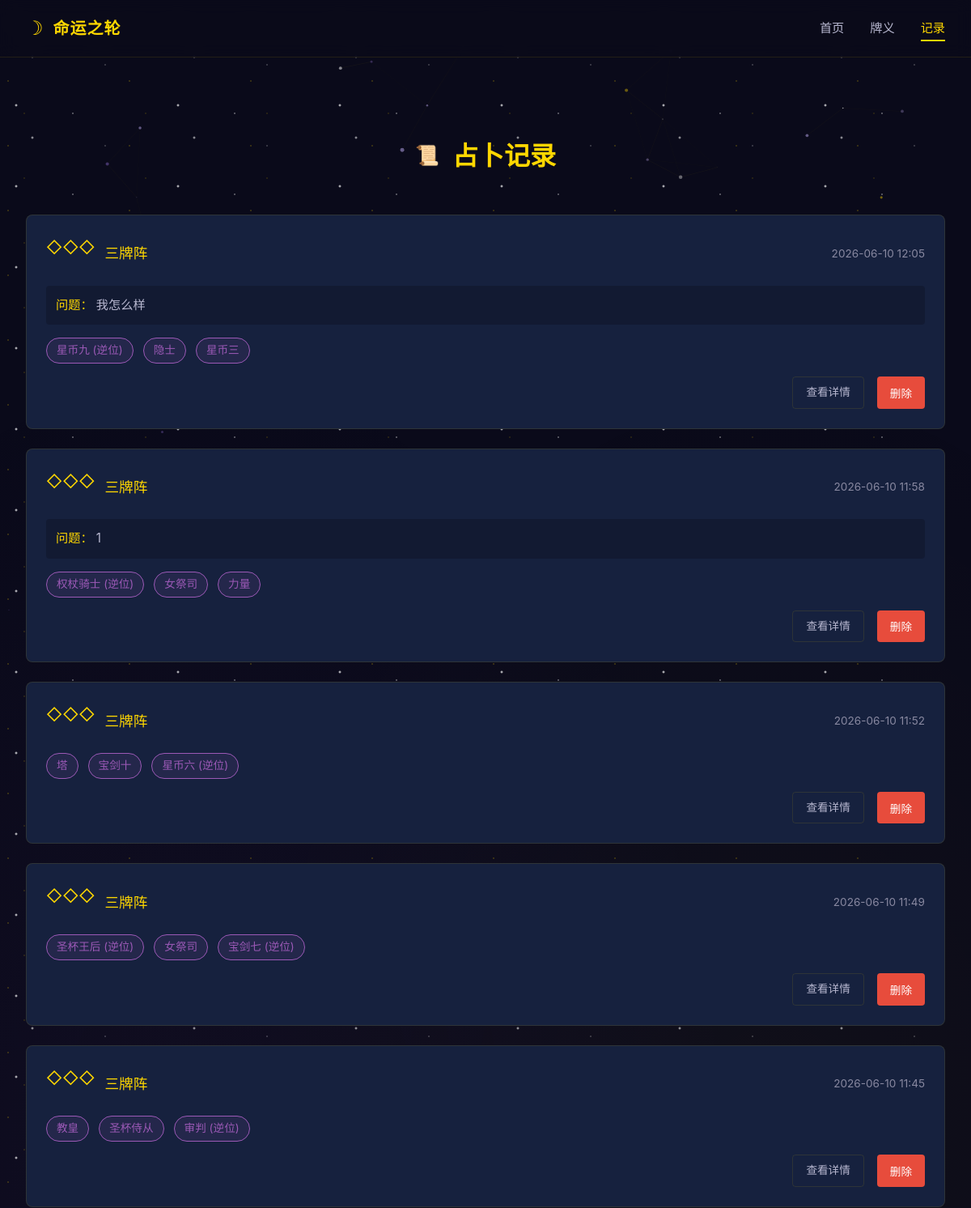
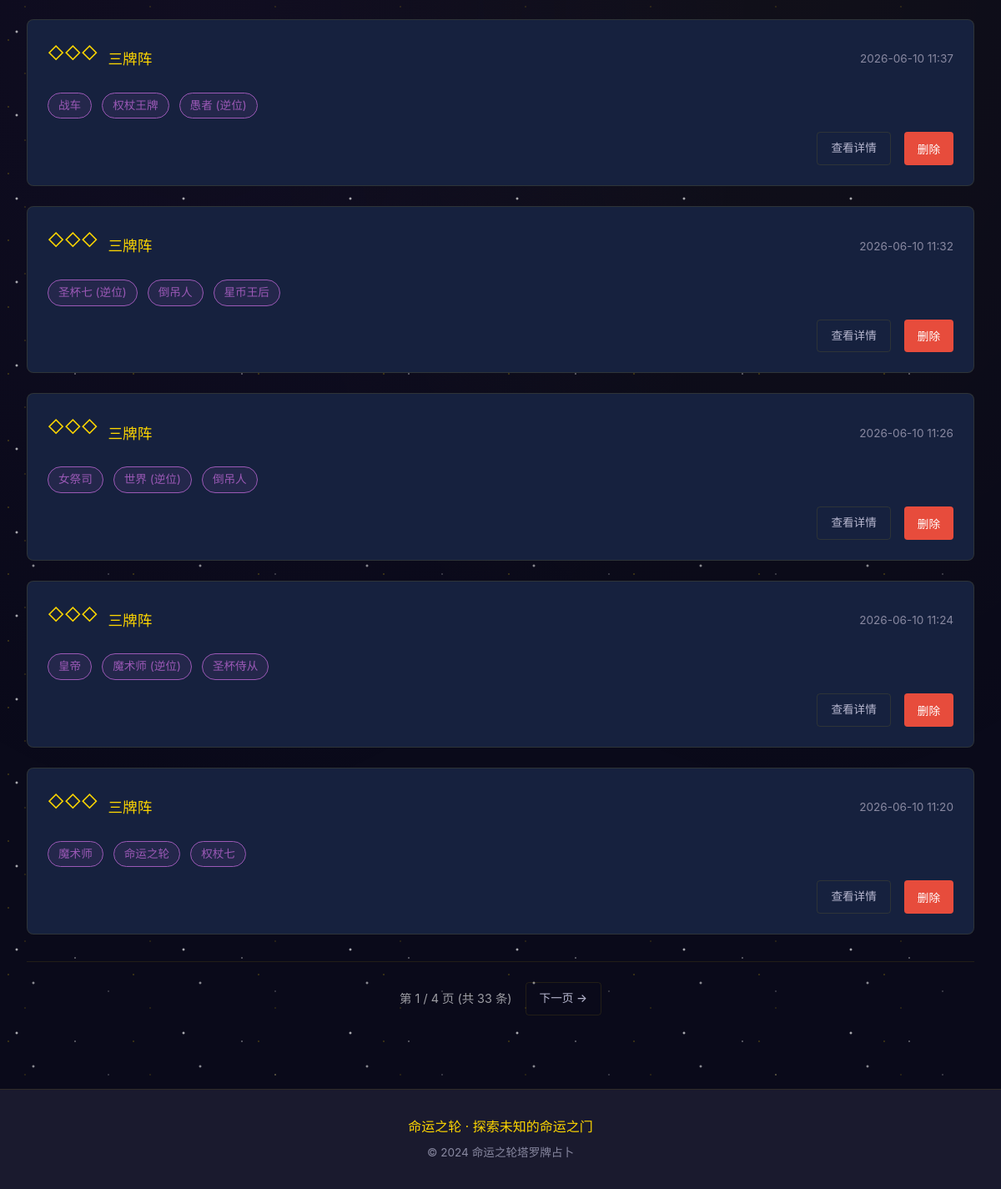
The app's page /history with its own data (2 pictures, top to bottom).
### database/models.py (models this page shows, shortened)
class Reading(db.Model):
    __tablename__ = 'readings'
    id = db.Column(db.Integer, primary_key=True)
    spread_id = db.Column(db.Integer, db.ForeignKey('spreads.id'), nullable=False)
    question = db.Column(db.Text)
    cards_drawn = db.Column(db.Text, nullable=False)
    ai_interpretation = db.Column(db.Text)
    created_at = db.Column(db.DateTime, default=lambda: datetime.now(timezone.utc))
    spread = db.relationship('Spread', backref='readings')

class Spread(db.Model):
    __tablename__ = 'spreads'
    id = db.Column(db.Integer, primary_key=True)
    name = db.Column(db.String(50), nullable=False)
    description = db.Column(db.Text)
    positions = db.Column(db.Integer, nullable=False)
    layout_type = db.Column(db.String(20), nullable=False)
    positions_list = db.relationship('SpreadPosition', backref='spread', lazy=True)

### app.py (the view)
    @app.route('/history')
    def history():
        page = request.args.get('page', 1, type=int)
        per_page = 10
        readings, total, total_pages = TarotService.get_readings_paginated(page=page, per_page=per_page)
        return render_template('history.html', readings=readings,
                             page=page, total_pages=total_pages, total=total)

### services/tarot_service.py (called while the page is built)
    @staticmethod
    def get_readings_paginated(page=1, per_page=10):
        total = Reading.query.count()
        total_pages = max(1, (total + per_page - 1) // per_page)
        readings = Reading.query.order_by(Reading.created_at.desc()).offset((page - 1) * per_page).limit(per_page).all()
        return readings, total, total_pages

### templates/history.html (shortened to what this page needs)
{% extends "base.html" %}
{% block content %}
<section class="history-section">
    <div class="section-container">
        <h1 class="section-title">
            <span class="title-icon">📜</span>
            占卜记录
        </h1>
        {% if readings %}
        <div class="history-list">
            {% for reading in readings %}
            <div class="history-item" data-id="{{ reading.id }}">
                <div class="history-header">
                    <div class="history-spread">
                        <span class="spread-icon">
                            {% if reading.spread.layout_type == 'single' %}◇
                            {% elif reading.spread.layout_type == 'three_card' %}◇◇◇
                            {% elif reading.spread.layout_type == 'love' %}♡
                            {% else %}✧
                            {% endif %}
                        </span>
                        {{ reading.spread.name }}
                    </div>
                    <div class="history-date">{{ reading.created_at.strftime('%Y-%m-%d %H:%M') }}</div>
                </div>
                {% if reading.question %}
                <div class="history-question">
                    <span class="question-label">问题：</span>
                    {{ reading.question }}
                </div>
                {% endif %}
                <div class="history-cards">
                    {% set cards = reading.cards_drawn | from_json %}
                    {% for card_data in cards %}
                    <span class="history-card-tag">
                        {{ card_data.card.name }}
                        {% if card_data.is_reversed %}(逆位){% endif %}
                    </span>
                    {% endfor %}
                </div>
                <div class="history-actions">
                    <a href="{{ url_for('reading_detail', reading_id=reading.id) }}" class="btn btn-outline btn-sm">
                        查看详情
                    </a>
                    <button class="btn btn-danger btn-sm delete-btn" data-id="{{ reading.id }}">
                        删除
                    </button>
                </div>
            </div>
            {% endfor %}
        </div>
        {% endif %}
        {% if total_pages > 1 %}
        <div class="pagination">
            <span class="page-info">第 {{ page }} / {{ total_pages }} 页 (共 {{ total }} 条)</span>
            {% if page < total_pages %}
            <a href="?page={{ page + 1 }}" class="btn btn-outline btn-sm">下一页 &rarr;</a>
            {% endif %}
        </div>
        {% endif %}
    </div>
</section>
{% endblock %}

### static/css/style.css (style rules this page uses)
:root { --bg-primary: #0a0a1a; --bg-secondary: #1a1a2e; --bg-card: #16213e; --bg-card-hover: #1a1a3e; --text-primary: #e6e6fa; --text-secondary: #b8b8d0; --text-muted: #8888a0; --accent-gold: #ffd700; --accent-gold-dark: #daa520; --accent-purple: #9b59b6; --accent-purple-dark: #8e44ad; --accent-red: #e74c3c; --accent-green: #2ecc71; --border-color: rgba(255, 215, 0, 0.1); --border-color-hover: rgba(255, 215, 0, 0.3); --shadow-glow: 0 0 20px rgba(255, 215, 0, 0.1); --shadow-glow-hover: 0 0 30px rgba(255, 215, 0, 0.2); --transition: all 0.3s ease; }
* { margin: 0; padding: 0; box-sizing: border-box; }
html { scroll-behavior: smooth; }
body { font-family: 'Noto Sans SC', -apple-system, BlinkMacSystemFont, 'Segoe UI', Roboto, sans-serif; background: var(--bg-primary); color: var(--text-primary); line-height: 1.6; min-height: 100vh; overflow-x: hidden; }
body::before { content: ''; position: fixed; top: 0; left: 0; width: 100%; height: 100%; background: radial-gradient(ellipse at 20% 50%, rgba(155, 89, 182, 0.05) 0%, transparent 50%), radial-gradient(ellipse at 80% 50%, rgba(255, 215, 0, 0.03) 0%, transparent 50%); pointer-events: none; z-index: 0; }
.btn { display: inline-flex; align-items: center; justify-content: center; gap: 0.75rem; padding: 0.875rem 2rem; border: none; border-radius: 4px; font-size: 1rem; font-weight: 500; cursor: pointer; transition: var(--transition); text-decoration: none; font-family: inherit; position: relative; overflow: hidden; }
.btn-outline { background: transparent; color: var(--text-secondary); border: 1px solid var(--border-color); }
.btn-sm { padding: 0.5rem 1rem; font-size: 0.85rem; }
.btn-danger { background: var(--accent-red); color: white; }
.section-container { max-width: 1200px; margin: 0 auto; padding: 4rem 2rem; }
.section-title { font-family: 'Cinzel', serif; font-size: 2rem; color: var(--accent-gold); text-align: center; margin-bottom: 3rem; display: flex; align-items: center; justify-content: center; gap: 1rem; }
.title-icon { font-size: 1.5rem; }
.spread-icon { font-size: 2.5rem; margin-bottom: 1rem; color: var(--accent-gold); }
.history-section { padding-top: 2rem; }
.history-list { display: flex; flex-direction: column; gap: 1.5rem; }
.history-item { background: var(--bg-card); border: 1px solid var(--border-color); border-radius: 8px; padding: 1.5rem; transition: var(--transition); }
.history-header { display: flex; justify-content: space-between; align-items: center; margin-bottom: 1rem; }
.history-spread { font-size: 1.1rem; color: var(--accent-gold); display: flex; align-items: center; gap: 0.75rem; }
.spread-icon { font-size: 1.2rem; }
.history-date { font-size: 0.85rem; color: var(--text-muted); }
.history-question { font-size: 0.95rem; color: var(--text-secondary); margin-bottom: 1rem; padding: 0.75rem; background: rgba(0, 0, 0, 0.2); border-radius: 4px; }
.question-label { color: var(--accent-gold); font-weight: 500; }
.history-cards { display: flex; gap: 0.75rem; flex-wrap: wrap; margin-bottom: 1rem; }
.history-card-tag { display: inline-block; padding: 0.25rem 0.75rem; background: rgba(155, 89, 182, 0.1); border: 1px solid var(--accent-purple); border-radius: 20px; font-size: 0.85rem; color: var(--accent-purple); }
.history-actions { display: flex; gap: 1rem; justify-content: flex-end; }
.pagination { display: flex; align-items: center; justify-content: center; gap: 1rem; margin-top: 2rem; padding: 1.5rem 0; border-top: 1px solid rgba(255, 215, 0, 0.1); }
.page-info { color: rgba(255, 255, 255, 0.6); font-size: 0.9rem; }

### records on screen
Reading: spread.name "三牌阵", created_at "2026-06-10 12:05", question "我怎么样", card.name "星币九" "隐士" "星币三"
Reading: spread.name "三牌阵", created_at "2026-06-10 11:58", question "1", card.name "权杖骑士" "女祭司" "力量"
Reading: spread.name "三牌阵", created_at "2026-06-10 11:52", card.name "塔" "宝剑十" "星币六"
Reading: spread.name "三牌阵", created_at "2026-06-10 11:49", card.name "圣杯王后" "女祭司" "宝剑七"
Reading: spread.name "三牌阵", created_at "2026-06-10 11:45", card.name "教皇" "圣杯侍从" "审判"
Reading: spread.name "三牌阵", created_at "2026-06-10 11:37", card.name "战车" "权杖王牌" "愚者"
Reading: spread.name "三牌阵", created_at "2026-06-10 11:32", card.name "圣杯七" "倒吊人" "星币王后"
Reading: spread.name "三牌阵", created_at "2026-06-10 11:26", card.name "女祭司" "世界" "倒吊人"
Reading: spread.name "三牌阵", created_at "2026-06-10 11:24", card.name "皇帝" "魔术师" "圣杯侍从"
Reading: spread.name "三牌阵", created_at "2026-06-10 11:20", card.name "魔术师" "命运之轮" "权杖七"

### other values on screen
{{ page }} "1"
{{ total_pages }} "4"
{{ total }} "33"
